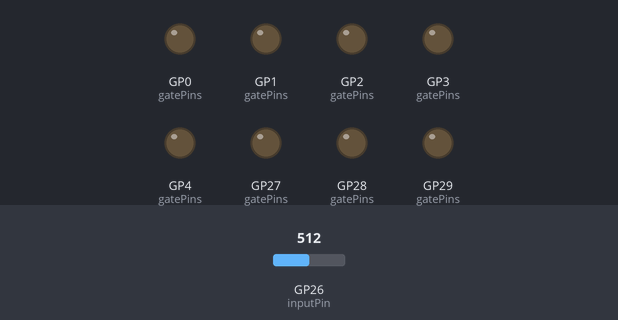
A sketch run on a simulated Raspberry Pi Pico. On the bench: output pins drawn as LEDs (lit = HIGH). Inputs (shaded band) come from the test bench; at power-on: GP26 (inputPin) = 512.

Above: at 1.2 s.
1.3 s: GP26 (inputPin) set to 516
At 2.0 s:
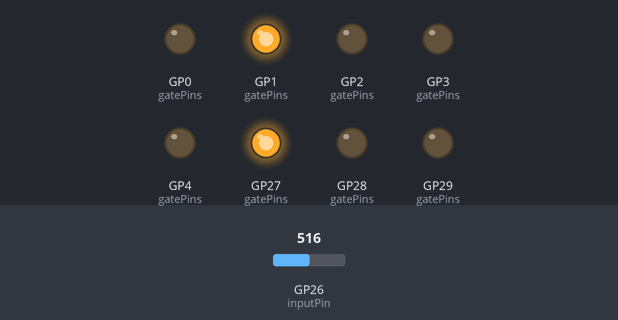
2.8 s: GP26 (inputPin) set to 511
At 3.1 s:
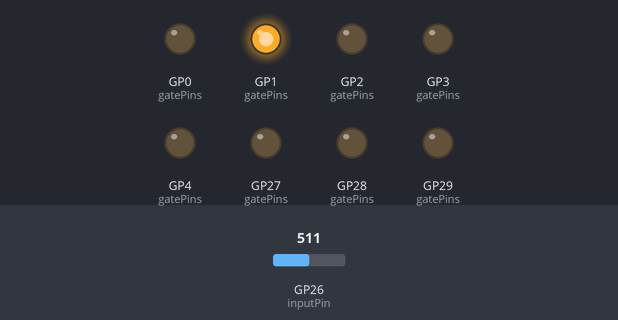
4.3 s: GP26 (inputPin) set to 306
At 5.4 s:
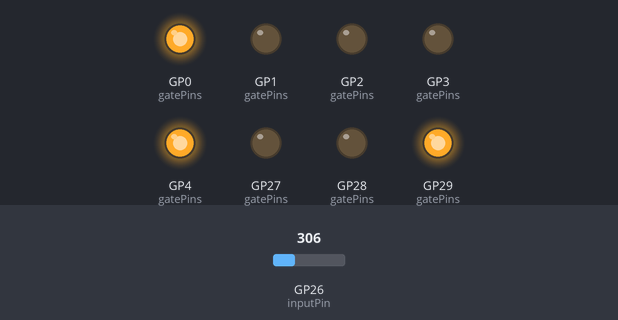
5.8 s: GP26 (inputPin) set to 303
At 6.9 s:
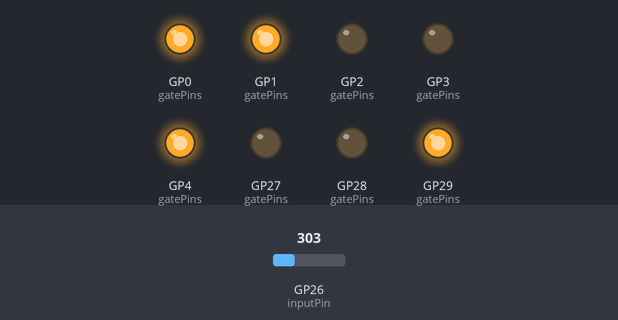
7.6 s: GP26 (inputPin) set to 122
At 8.7 s:
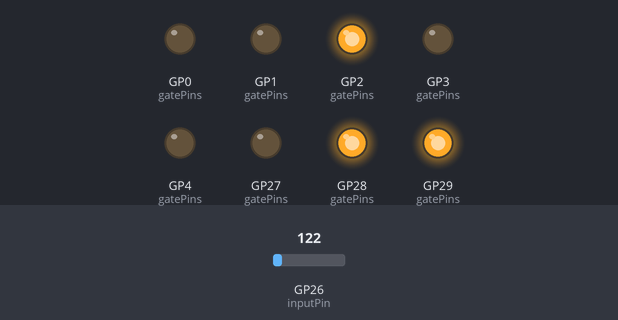
Timing chart, 0 to 10.4 s (numbered marks = the images above; inputs shaded):
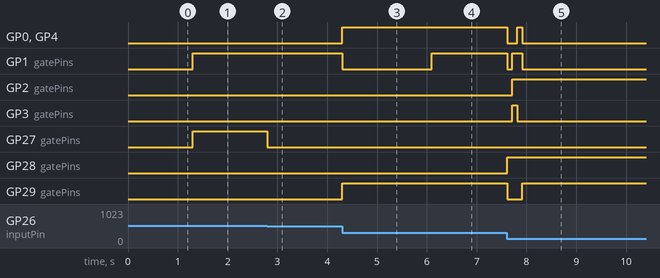

The sketch:

uncertainty-adc.ino
```cpp
// (licence header left out)
#include <Arduino.h>
#include <vector>
#include <math.h>
#include "hardware/gpio.h"
#include "pico/stdlib.h"
#include "hardware/adc.h"

// number of output gates
#define NUM_GATES 8
// number of samples to average for signal
#define NUM_AVERAGE_SAMPLES 4
// number of samples to use for rate changing
#define NUM_RATE_SAMPLES 4096
// number of samples between rate calculations
#define UPDATE_FREQUENCY 256

// signal rate of change cutoffs for determining delay times
#define SLOW_CUTOFF 2
#define FAST_CUTOFF 6

// delay limits in microseconds
#define MIN_DELAY 0
#define MAX_DELAY 100000

// ADC input pin
int inputPin = 26;
// hold pins for gates
int gatePins[] = {27,28,29,0,3,4,2,1};

int counter = 0;
int currentDelay = MIN_DELAY;
uint32_t lastUpdate = 0;
std::vector<uint16_t> rateSamples;
std::vector<uint16_t> averagingSamples;

void setup() {
  // 2x overclock for MAX POWER
  set_sys_clock_khz(250000, true);

  Serial.begin(9600);

  // initialize ADC
  adc_init();
  adc_gpio_init(inputPin);
  adc_select_input(0);
  gpio_set_pulls(inputPin, false, false);

  // initialize gate out pins
  for(int i=0; i<NUM_GATES; i++) {
    int pin = gatePins[i];
    gpio_init(pin);
    gpio_set_dir(pin, GPIO_OUT);
  }
}

// adds the value to the provided vector,
// optionally removing a value if the size exceeds the provided limit
void push(const uint16_t& value, std::vector<uint16_t>& vector, const int& sizeLimit) {
  vector.push_back(value);
  if (vector.size() > sizeLimit) {
    vector.erase(vector.begin());
  }
}

int to_8bit(const uint64_t& value) {
  return ((uint16_t)value - (1<<11)) >> 4;
}

void update_sample_rate() {
  if (rateSamples.size() < NUM_RATE_SAMPLES) {
    return;
  }

  // determine how much the signal is changing by summing the differences between samples
  double averageChange = 0;
  for (int i=0; i<NUM_RATE_SAMPLES-1; i++) {
   averageChange += abs(rateSamples[i+1] - (int)rateSamples[i]);
  }
  averageChange = averageChange / (NUM_RATE_SAMPLES - 1);
  averageChange = constrain(averageChange, SLOW_CUTOFF, FAST_CUTOFF);

  // larger changes imply higher frequency signals, so a shorter delay is used

  double linear = (averageChange - SLOW_CUTOFF) / (double)(FAST_CUTOFF - SLOW_CUTOFF);
  //double interpolation = linear;
  double interpolation = log2(linear + 1); // logorithmic interpolation

  currentDelay = MAX_DELAY - interpolation * (MAX_DELAY - MIN_DELAY);
}

void loop() {
  uint16_t input = adc_read();
  push(input, rateSamples, NUM_RATE_SAMPLES);

  counter++;
  if (counter >= UPDATE_FREQUENCY) {
    update_sample_rate();
    counter = 0;
  }

  uint32_t now = micros();
  if (lastUpdate + currentDelay > now) {
    return;
  }

  push(input, averagingSamples, NUM_AVERAGE_SAMPLES);
  uint64_t average = 0;
  for (int i=0; i<averagingSamples.size(); i++) {
    average += averagingSamples[i];
  }
  average /= averagingSamples.size();

  int adjustedInput = to_8bit(average);

  bool signBit = adjustedInput > 0;
  int value = abs(adjustedInput);

  gpio_put(gatePins[0], signBit);
  gpio_put(gatePins[1], (value & 0x40) > 0);
  gpio_put(gatePins[2], (value & 0x20) > 0);
  gpio_put(gatePins[3], (value & 0x10) > 0);
  gpio_put(gatePins[4], (value & 0x08) > 0);
  gpio_put(gatePins[5], (value & 0x04) > 0);
  gpio_put(gatePins[6], (value & 0x02) > 0);
  gpio_put(gatePins[7], (value & 0x01) > 0);

  lastUpdate = now;
}
```

Measured:
- the behaviour switches between 515 and 516 on GP26 (inputPin) (found by bisection; images 0 and 1)
- the behaviour switches between 304 and 303 on GP26 (inputPin) (found by bisection; images 3 and 4)
- after the input at 1.3 s, GP1 (gatePins), GP27 (gatePins): LOW → HIGH at once
- after the input at 2.8 s, GP27 (gatePins): HIGH → LOW at once
- after the input at 4.3 s, GP0 (gatePins), GP4 (gatePins), GP29 (gatePins): LOW → HIGH at once; GP1 (gatePins): HIGH → LOW at once
- after the input at 5.8 s, GP1 (gatePins): LOW → HIGH after 0.30 s
- after the input at 7.6 s, GP0 (gatePins), GP4 (gatePins): HIGH → LOW at once, → HIGH 0.20 s later, → LOW 0.10 s later; GP1 (gatePins): HIGH → LOW at once, → HIGH 0.10 s later, → LOW 0.20 s later; GP2 (gatePins): LOW → HIGH after 0.12 s; GP3 (gatePins): LOW → HIGH after 0.12 s, → LOW 0.10 s later; GP28 (gatePins): LOW → HIGH at once
